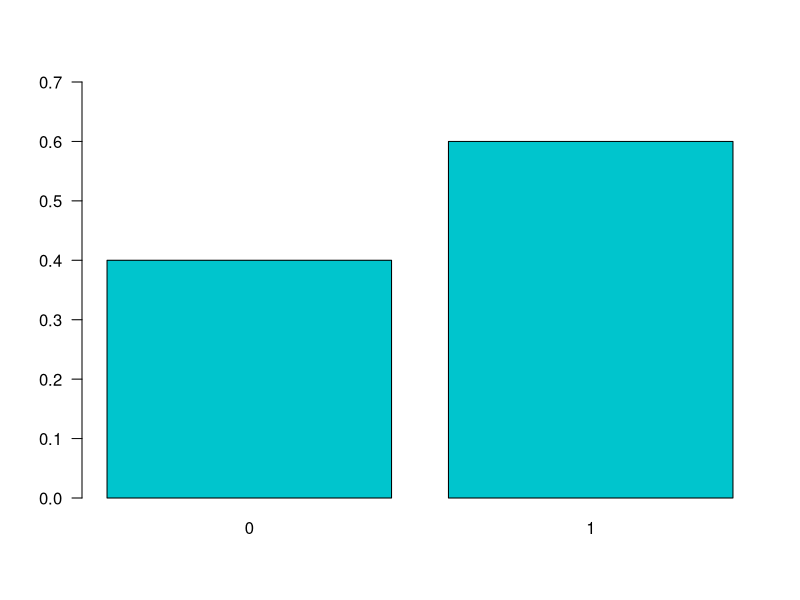
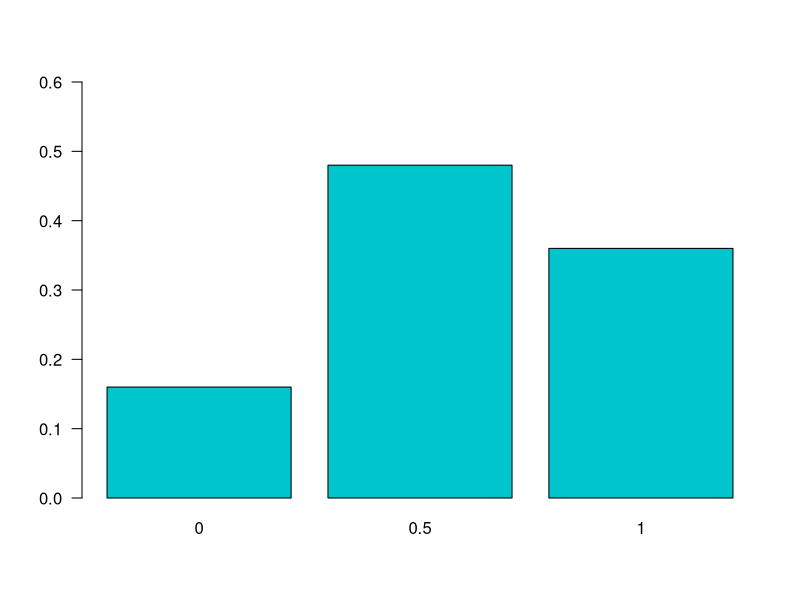
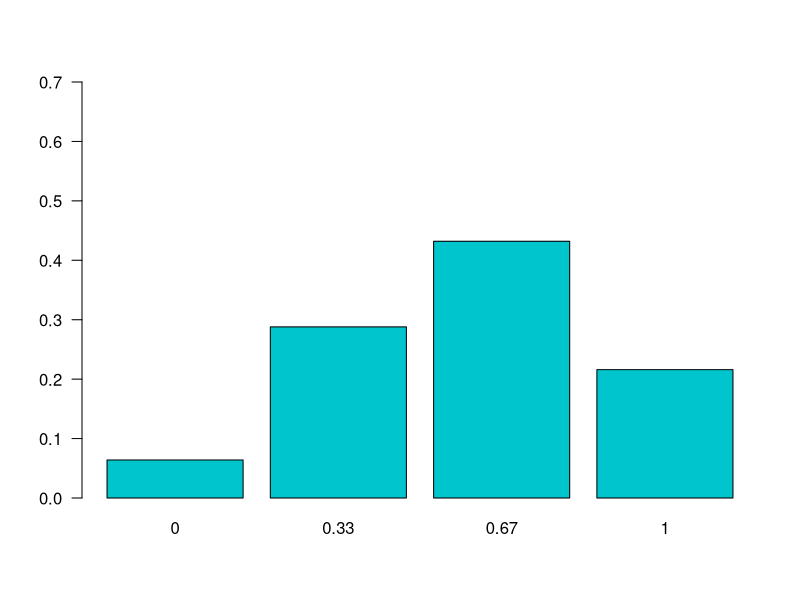
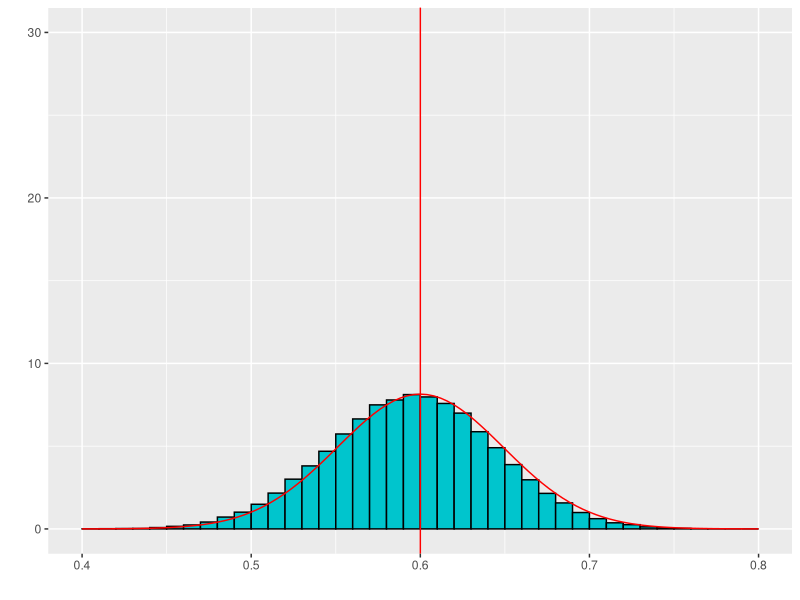

Write R code to recreate these figures, in order. (Note: this script raises an error after producing the figures.)
## ---- chunk 1
namess <- c("0","1")
barplot(c(0.4, 0.6), names.arg=namess, col="turquoise3", main="", 
            cex.lab=1.0, cex.axis=1.0, cex.names=1.0, cex.main=2, las=1,
        ylim = c(0, 0.7))
## ---- chunk 2
library(kableExtra)
aa <- expand.grid(1:5,1:5)
xx <- c(1,0,1,0,1)
phat <- unlist(apply(aa,1,function(x) mean(xx[x])))
aa$phat <- phat
#colnames(aa) <- c("Pessoa amostrada 1","Pessoa amostrada 2","$\\hat{p}$")
#kable(aa, align = 'ccc',col.names = c("Primeira pessoa", "Segunda pessoa","$\\hat{p}$"))

#library(DT)
#datatable(aa, colnames = c("Pessoa 1", "Pessoa 2", "hat{p}"))

kable(aa[1:13,], align = 'ccc', row.names = T, col.names = c("Primeira pessoa", "Segunda pessoa","$\\hat{p}$"))  %>%
  row_spec(0, align = "c") %>% 
  kable_styling(position = "left", 
                bootstrap_options = c("striped", "condensed", "bordered"), 
                font_size = 18, full_width = FALSE)
## ---- chunk 3
kable(aa[14:25,], align = 'ccc', row.names = T, col.names = c("Primeira pessoa", "Segunda pessoa","$\\hat{p}$"))  %>%
  row_spec(0, align = "c") %>% 
  kable_styling(position = "left", 
                bootstrap_options = c("striped", "condensed", "bordered"), 
                font_size = 18, full_width = FALSE)
## ---- chunk 4
ff <- as.data.frame(table(aa$phat))
ff$Prop=ff$Freq/(sum(ff$Freq))
kable(ff[, c(1,3)], align = 'cc', col.names = c("$x$", "$P(\\hat{p}=x)$")) %>%
  row_spec(0, align = "c") %>% 
  kable_styling(position = "left", 
                bootstrap_options = c("striped", "condensed", "bordered"), 
                font_size = 18, full_width = FALSE)
## ---- chunk 5
namess <- as.character(round(as.numeric(as.character(ff$Var1)),2))
barplot(ff$Prop, names.arg=namess, col="turquoise3", main="", 
            cex.lab=1.0, cex.axis=1.0, cex.names=1.0, cex.main=2, las=1,
        ylim = c(0, 0.6))
## ---- chunk 6
library(kableExtra)
aa <- expand.grid(1:5,1:5,1:5)
xx <- c(1,0,1,0,1)
phat <- unlist(apply(aa,1,function(x) mean(xx[x])))
aa$phat <- round(phat,3)
#colnames(aa) <- c("Pessoa amostrada 1","Pessoa amostrada 2","$\\hat{p}$")
#kable(aa[1:25,],align = 'ccc',col.names = c("Pessoa amostrada 1","Pessoa amostrada 2","Pessoa amostrada 3","$\\hat{p}$"))

#datatable(aa, colnames = c("Pessoa amostrada 1","Pessoa amostrada 2", "Pessoa amostrada 3", "hat{p}"))

kable(aa[1:13,], align = 'ccc', row.names = T, col.names = c("Pessoa 1","Pessoa 2", "Pessoa 3", "$\\hat{p}$"))  %>%
  row_spec(0, align = "c") %>% 
  kable_styling(position = "left", 
                bootstrap_options = c("striped", "condensed", "bordered"), 
                font_size = 18, full_width = FALSE)
## ---- chunk 7
kable(aa[14:26,], align = 'ccc', row.names = T, col.names = c("Pessoa 1","Pessoa 2", "Pessoa 3", "$\\hat{p}$"))  %>%
  row_spec(0, align = "c") %>% 
  kable_styling(position = "left", 
                bootstrap_options = c("striped", "condensed", "bordered"), 
                font_size = 18, full_width = FALSE)
## ---- chunk 8
kable(aa[27:40,], align = 'ccc', row.names = T, col.names = c("Pessoa 1","Pessoa 2", "Pessoa 3", "$\\hat{p}$"))  %>%
  row_spec(0, align = "c") %>% 
  kable_styling(position = "left", 
                bootstrap_options = c("striped", "condensed", "bordered"), 
                font_size = 18, full_width = FALSE)
## ---- chunk 9
kable(aa[41:54,], align = 'ccc', row.names = T, col.names = c("Pessoa 1","Pessoa 2", "Pessoa 3", "$\\hat{p}$"))  %>%
  row_spec(0, align = "c") %>% 
  kable_styling(position = "left", 
                bootstrap_options = c("striped", "condensed", "bordered"), 
                font_size = 18, full_width = FALSE)
## ---- chunk 10
kable(aa[55:68,], align = 'ccc', row.names = T, col.names = c("Pessoa 1","Pessoa 2", "Pessoa 3", "$\\hat{p}$"))  %>%
  row_spec(0, align = "c") %>% 
  kable_styling(position = "left", 
                bootstrap_options = c("striped", "condensed", "bordered"), 
                font_size = 18, full_width = FALSE)
## ---- chunk 11
kable(aa[69:82,], align = 'ccc', row.names = T, col.names = c("Pessoa 1","Pessoa 2", "Pessoa 3", "$\\hat{p}$"))  %>%
  row_spec(0, align = "c") %>% 
  kable_styling(position = "left", 
                bootstrap_options = c("striped", "condensed", "bordered"), 
                font_size = 18, full_width = FALSE)
## ---- chunk 12
kable(aa[83:96,], align = 'ccc', row.names = T, col.names = c("Pessoa 1","Pessoa 2", "Pessoa 3", "$\\hat{p}$"))  %>%
  row_spec(0, align = "c") %>% 
  kable_styling(position = "left", 
                bootstrap_options = c("striped", "condensed", "bordered"), 
                font_size = 18, full_width = FALSE)
## ---- chunk 13
kable(aa[97:110,], align = 'ccc', row.names = T, col.names = c("Pessoa 1","Pessoa 2", "Pessoa 3", "$\\hat{p}$"))  %>%
  row_spec(0, align = "c") %>% 
  kable_styling(position = "left", 
                bootstrap_options = c("striped", "condensed", "bordered"), 
                font_size = 18, full_width = FALSE)
## ---- chunk 14
kable(aa[111:125,], align = 'ccc', row.names = T, col.names = c("Pessoa 1","Pessoa 2", "Pessoa 3", "$\\hat{p}$"))  %>%
  row_spec(0, align = "c") %>% 
  kable_styling(position = "left", 
                bootstrap_options = c("striped", "condensed", "bordered"), 
                font_size = 18, full_width = FALSE)
## ---- chunk 15
ff <- as.data.frame(table(aa$phat))
ff$Prop=round(ff$Freq/(sum(ff$Freq)),3)
kable(ff[,c(1,3)], align = 'cc', col.names = c("$x$","$P(\\hat{p}=x)$")) %>%
  row_spec(0, align = "c") %>% 
  kable_styling(position = "left", 
                bootstrap_options = c("striped", "condensed", "bordered"), 
                font_size = 18, full_width = FALSE)
## ---- chunk 16
namess <- as.character(round(as.numeric(as.character(ff$Var1)),2))
barplot(ff$Prop, names.arg=namess, col="turquoise3", main="", 
            cex.lab=1.0, cex.axis=1.0, cex.names=1.0, cex.main=2, las=1,
        ylim = c(0, 0.7))
## ---- chunk 17
N=1000000
n=100
n1 = ceiling(N*.6)
n2= N-n1
xx <- c(rep(1,n1),rep(0,n2))
B=100000
bb <- matrix(NA,nrow=B,ncol=n)
for (i in 1:B)
{
  bb[i,] <- sample(1:N,n,replace=TRUE)
}
phat <- unlist(apply(bb,1,function(x) mean(xx[x])))
aa <- data.frame(bb)
aa$phat <- round(phat,3)
## ---- chunk 18
ff <- as.data.frame(table(aa$phat))
ff$Prop=round(ff$Freq/(sum(ff$Freq)),3)
## ---- chunk 19
library(ggplot2)
df <- data.frame(PF = aa$phat)
ggplot(df, aes(x = PF)) + 
    geom_histogram(aes(y =..density..),
                   breaks = seq(min(aa$phat), max(aa$phat), by = .01), 
                   colour = "black", 
                   fill = "turquoise3") +  geom_vline(xintercept=0.6, color="red") + 
stat_function(fun = dnorm, args = list(mean = 0.6, sd = sqrt(0.6*.4/n)),col="red") + xlab(" ") + ylab(" ") + ylim(0, 30) + xlim(0.4, 0.8)
## ---- chunk 20
N=1000000
n=1000
n1 = ceiling(N*.6)
n2= N-n1
xx <- c(rep(1,n1),rep(0,n2))
B=100000
bb <- matrix(NA,nrow=B,ncol=n)
for (i in 1:B)
{
  bb[i,] <- sample(1:N,n,replace=TRUE)
}
phat <- unlist(apply(bb,1,function(x) mean(xx[x])))
aa <- data.frame(bb)
aa$phat <- round(phat,3)
## ---- chunk 21
ff <- as.data.frame(table(aa$phat))
ff$Prop=round(ff$Freq/(sum(ff$Freq)),3)
## ---- chunk 22
df <- data.frame(PF = aa$phat)
ggplot(df, aes(x = PF)) + 
    geom_histogram(aes(y =..density..),
                   breaks = seq(min(aa$phat), max(aa$phat), by = .003), 
                   colour = "black", 
                   fill = "turquoise3") +  geom_vline(xintercept=0.6, color="red") +
stat_function(fun = dnorm, args = list(mean = 0.6, sd = sqrt(0.6*.4/n)),col="red") + xlab(" ") + ylab(" ") + ylim(0,30)+xlim(0.4,0.8)
## ---- chunk 23
par(mfrow=c(1, 2), mar = c(4, 3, 2, 1))
barplot(c(0.4, 0.6), las = 1, col = "turquoise3", ylim = c(0, 1), width = 0.25,
        names.arg = c(0, 1), 
        main = "", xlab = "X", ylab = "", xlim = c(0, 1))
barplot(c(0.36, 0.48, 0.16), las = 1, col = "turquoise3", 
        names.arg = c("0", "1/2", "1"), 
        main = " ", 
        xlab = bquote("" * hat(p) * "") , ylab = "", ylim = c(0, 1), )
## ---- chunk 24
n = 3
p = 0.6

par(mfrow=c(1, 2), mar = c(4, 3, 2, 1))
barplot(c(1-p, p), las = 1, col = "turquoise3", ylim = c(0, .8), width = 0.25, 
        names.arg = c(0, 1), 
        main = "Bernoulli(p=0.3)", xlab = "X", ylab = "", xlim = c(0, 1))
barplot(dbinom(0:n, n, p), las = 1, col = "turquoise3", 
        names.arg = c("0", "1/3", "2/3", "1"), 
        main = "Distribuição Amostral", 
        xlab = bquote("" * hat(p) * "") , ylab = "", ylim = c(0, .6))
## ---- chunk 25
n=30
B=100000
bb <- matrix(NA,nrow=B,ncol=n)
for (i in 1:B)
{
  bb[i,] <- rbinom(n,1,0.6)
}
phat <- rowMeans(bb)
aa <- data.frame(bb)
aa$phat <- round(phat,3)
## ---- chunk 26
df <- data.frame(PF = aa$phat)
ggplot(df, aes(x = PF)) + 
    geom_histogram(aes(y =..density..),
                   breaks = seq(min(aa$phat), max(aa$phat), by = .035), 
                   colour = "black", 
                   fill = "turquoise3") +  geom_vline(xintercept=0.6, color="red") +
stat_function(fun = dnorm, args = list(mean = 0.6, sd = sqrt(0.6*.4/n)),col="red") + xlab(" ") + ylab(" ") + ylim(0,30)+xlim(0.4,0.8)
## ---- chunk 27
n=100
B=100000
bb <- matrix(NA,nrow=B,ncol=n)
for (i in 1:B)
{
  bb[i,] <- rbinom(n,1,0.6)
}
phat <- rowMeans(bb)
aa <- data.frame(bb)
aa$phat <- round(phat,3)
## ---- chunk 28
df <- data.frame(PF = aa$phat)
ggplot(df, aes(x = PF)) + 
    geom_histogram(aes(y =..density..),
                   breaks = seq(min(aa$phat), max(aa$phat), by = .01), 
                   colour = "black", 
                   fill = "turquoise3") +  geom_vline(xintercept=0.6, color="red") +
stat_function(fun = dnorm, args = list(mean = 0.6, sd = sqrt(0.6*.4/n)),col="red") + xlab(" ") + ylab(" ") + ylim(0,30)+xlim(0.4,0.8)
## ---- chunk 29
n=1000
B=100000
bb <- matrix(NA,nrow=B,ncol=n)
for (i in 1:B)
{
  bb[i,] <- rbinom(n,1,0.6)
}
phat <- rowMeans(bb)
aa <- data.frame(bb)
aa$phat <- round(phat,3)
## ---- chunk 30
df <- data.frame(PF = aa$phat)
ggplot(df, aes(x = PF)) + 
    geom_histogram(aes(y =..density..),
                   breaks = seq(min(aa$phat), max(aa$phat), by = .005), 
                   colour = "black", 
                   fill = "turquoise3") +  geom_vline(xintercept=0.6, color="red") +
stat_function(fun = dnorm, args = list(mean = 0.6, sd = sqrt(0.6*.4/n)),col="red") + xlab(" ") + ylab(" ") + ylim(0,30)+xlim(0.4,0.8)
## ---- chunk 31
namess <- c("1000","2000","3000","4000","5000")
barplot(c(rep(1/5,5)), names.arg=namess, col="turquoise3", main="", 
            cex.lab=1.0, cex.axis=1.0, cex.names=1.0, cex.main=2, las=2)
## ---- chunk 32
library(kableExtra)
aa <- expand.grid(1:5,1:5)
xx <- c(1000,2000,3000,4000,5000)
phat <- unlist(apply(aa,1,function(x) mean(xx[x])))
aa$phat <- phat
#kable(aa,align = 'ccc',col.names = c("Primeira pessoa","Segunda pessoa","$\\bar{X}$"))

#datatable(aa, colnames = c("Primeira pessoa","Segunda pessoa", "bar{X}"))

kable(aa[1:13,], align = 'ccc', row.names = T, col.names = c("Primeira pessoa","Segunda pessoa","$\\bar{X}$"))  %>%
  row_spec(0, align = "c") %>% 
  kable_styling(position = "left", 
                bootstrap_options = c("striped", "condensed", "bordered"), 
                font_size = 18, full_width = FALSE)
## ---- chunk 33
kable(aa[14:25,], align = 'ccc', row.names = T, col.names = c("Primeira pessoa","Segunda pessoa","$\\bar{X}$"))  %>%
  row_spec(0, align = "c") %>% 
  kable_styling(position = "left", 
                bootstrap_options = c("striped", "condensed", "bordered"), 
                font_size = 18, full_width = FALSE)
## ---- chunk 34
ff <- as.data.frame(table(aa$phat))
ff$Prop=ff$Freq/(sum(ff$Freq))
kable(ff[,c(1,3)],align = 'cc',col.names = c("$x$","$P(\\bar{X}=x)$")) %>%
  row_spec(0, align = "c")  %>% 
  kable_styling(position = "left", 
                bootstrap_options = c("striped", "condensed", "bordered"), 
                font_size = 18, full_width = FALSE)
esp <- sum(as.numeric(as.character(ff$Var1))*ff$Prop)
vari <- sum( ((as.numeric(as.character(ff$Var1)) - esp )^2)*ff$Prop)
## ---- chunk 35
namess <- as.character(round(as.numeric(as.character(ff$Var1)),2))
barplot(ff$Prop, names.arg=namess, col="turquoise3", main="", 
            cex.lab=1.0, cex.axis=1.0, cex.names=1.0, cex.main=2, las=2)
## ---- chunk 36
library(kableExtra)
aa <- expand.grid(1:5,1:5,1:5)
xx <- c(1000,2000,3000,4000,5000)
phat <- unlist(apply(aa,1,function(x) mean(xx[x])))
aa$phat <- round(phat,3)
#colnames(aa) <- c("Pessoa amostrada 1","Pessoa amostrada 2","$\\hat{p}$")
#kable(aa[1:25,],align = 'ccc',col.names = c("Pessoa amostrada 1","Pessoa amostrada 2","Pessoa amostrada 3","$\\bar{X}$"))

#datatable(aa, colnames = c("Pessoa amostrada 1","Pessoa amostrada 2","Pessoa amostrada 3", "bar{X}"))

kable(aa[1:13,], align = 'ccc', row.names = T, col.names = c("Pessoa amostrada 1","Pessoa amostrada 2","Pessoa amostrada 3","$\\bar{X}$"))  %>%
  row_spec(0, align = "c") %>% 
  kable_styling(position = "left", 
                bootstrap_options = c("striped", "condensed", "bordered"), 
                font_size = 18, full_width = FALSE)
## ---- chunk 37
kable(aa[14:26,], align = 'ccc', row.names = T, col.names = c("Pessoa amostrada 1","Pessoa amostrada 2","Pessoa amostrada 3","$\\bar{X}$"))  %>%
  row_spec(0, align = "c") %>% 
  kable_styling(position = "left", 
                bootstrap_options = c("striped", "condensed", "bordered"), 
                font_size = 18, full_width = FALSE)
## ---- chunk 38
kable(aa[27:40,], align = 'ccc', row.names = T, col.names = c("Pessoa amostrada 1","Pessoa amostrada 2","Pessoa amostrada 3","$\\bar{X}$"))  %>%
  row_spec(0, align = "c") %>% 
  kable_styling(position = "left", 
                bootstrap_options = c("striped", "condensed", "bordered"), 
                font_size = 18, full_width = FALSE)
## ---- chunk 39
kable(aa[41:54,], align = 'ccc', row.names = T, col.names = c("Pessoa amostrada 1","Pessoa amostrada 2","Pessoa amostrada 3","$\\bar{X}$"))  %>%
  row_spec(0, align = "c") %>% 
  kable_styling(position = "left", 
                bootstrap_options = c("striped", "condensed", "bordered"), 
                font_size = 18, full_width = FALSE)
## ---- chunk 40
kable(aa[55:68,], align = 'ccc', row.names = T, col.names = c("Pessoa amostrada 1","Pessoa amostrada 2","Pessoa amostrada 3","$\\bar{X}$"))  %>%
  row_spec(0, align = "c") %>% 
  kable_styling(position = "left", 
                bootstrap_options = c("striped", "condensed", "bordered"), 
                font_size = 18, full_width = FALSE)
## ---- chunk 41
kable(aa[69:82,], align = 'ccc', row.names = T, col.names = c("Pessoa amostrada 1","Pessoa amostrada 2","Pessoa amostrada 3","$\\bar{X}$"))  %>%
  row_spec(0, align = "c") %>% 
  kable_styling(position = "left", 
                bootstrap_options = c("striped", "condensed", "bordered"), 
                font_size = 18, full_width = FALSE)
## ---- chunk 42
kable(aa[83:96,], align = 'ccc', row.names = T, col.names = c("Pessoa amostrada 1","Pessoa amostrada 2","Pessoa amostrada 3","$\\bar{X}$"))  %>%
  row_spec(0, align = "c") %>% 
  kable_styling(position = "left", 
                bootstrap_options = c("striped", "condensed", "bordered"), 
                font_size = 18, full_width = FALSE)
## ---- chunk 43
kable(aa[97:110,], align = 'ccc', row.names = T, col.names = c("Pessoa amostrada 1","Pessoa amostrada 2","Pessoa amostrada 3","$\\bar{X}$"))  %>%
  row_spec(0, align = "c") %>% 
  kable_styling(position = "left", 
                bootstrap_options = c("striped", "condensed", "bordered"), 
                font_size = 18, full_width = FALSE)
## ---- chunk 44
kable(aa[111:125,], align = 'ccc', row.names = T, col.names = c("Pessoa amostrada 1","Pessoa amostrada 2","Pessoa amostrada 3","$\\bar{X}$"))  %>%
  row_spec(0, align = "c") %>% 
  kable_styling(position = "left", 
                bootstrap_options = c("striped", "condensed", "bordered"), 
                font_size = 18, full_width = FALSE)
## ---- chunk 45
ff <- as.data.frame(table(aa$phat))
ff$Prop=round(ff$Freq/(sum(ff$Freq)),3)
kable(ff[,c(1,3)],align = 'cc', col.names = c("$x$","$P(\\bar{X}=x)$")) %>%
  row_spec(0, align = "c") %>% 
  kable_styling(position = "left", 
                bootstrap_options = c("striped", "condensed", "bordered"), 
                font_size = 18, full_width = FALSE)
esp <- sum(as.numeric(as.character(ff$Var1))*ff$Prop)
vari <- sum( ((as.numeric(as.character(ff$Var1)) - esp )^2)*ff$Prop)
## ---- chunk 46
namess <- as.character(round(as.numeric(as.character(ff$Var1)),2))
barplot(ff$Prop, names.arg=namess, col="turquoise3", main="", 
            cex.lab=1.0, cex.axis=1.0, cex.names=1.0, cex.main=2, las=2)
## ---- chunk 47
N=1000000
n=100
xx <- c(rep(1000,N/5),rep(2000,N/5),rep(3000,N/5),rep(4000,N/5),rep(5000,N/5))
mu=mean(xx)
vari = var(xx) * (N-1)/N
B=100000
bb <- matrix(NA,nrow=B,ncol=n)
for (i in 1:B)
{
  bb[i,] <- sample(1:N,n,replace=TRUE)
}
phat <- unlist(apply(bb,1,function(x) mean(xx[x])))
aa <- data.frame(bb)
aa$phat <- round(phat,3)
## ---- chunk 48
ff <- as.data.frame(table(aa$phat))
ff$Prop=round(ff$Freq/(sum(ff$Freq)),3)
## ---- chunk 49
library(ggplot2)
df <- data.frame(PF = aa$phat)
ggplot(df, aes(x = PF)) + 
    geom_histogram(aes(y =..density..),
                   breaks = seq(min(aa$phat), max(aa$phat), by = 10), 
                   colour = "black", 
                   fill = "turquoise3") +  geom_vline(xintercept=mu, color="red") + 
stat_function(fun = dnorm, args = list(mean = mu, sd = sqrt(vari/n)),col="red") + xlab(" ") + ylab(" ") + ylim(0,0.01) + xlim(2400,3600)
## ---- chunk 50
N=1000000
n=1000
xx <- c(rep(1000,N/5),rep(2000,N/5),rep(3000,N/5),rep(4000,N/5),rep(5000,N/5))
mu=mean(xx)
vari = var(xx) * (N-1)/N
B=100000
bb <- matrix(NA,nrow=B,ncol=n)
for (i in 1:B)
{
  bb[i,] <- sample(1:N,n,replace=TRUE)
}
phat <- unlist(apply(bb,1,function(x) mean(xx[x])))
aa <- data.frame(bb)
aa$phat <- round(phat,3)
## ---- chunk 51
ff <- as.data.frame(table(aa$phat))
ff$Prop=round(ff$Freq/(sum(ff$Freq)),3)
## ---- chunk 52
df <- data.frame(PF = aa$phat)
ggplot(df, aes(x = PF)) + 
    geom_histogram(aes(y =..density..),
                   breaks = seq(min(aa$phat), max(aa$phat), by = 10), 
                   colour = "black", 
                   fill = "turquoise3") +  geom_vline(xintercept=mu, color="red") +
stat_function(fun = dnorm, args = list(mean = mu, sd = sqrt(vari/n)),col="red") + xlab(" ") + ylab(" ") + ylim(0,0.01) + xlim(2400,3600)
## ---- chunk 53
namess <- c("1000","2000","3000","4000","5000")
barplot(c(rep(1/5,5)), names.arg=namess, col="turquoise3", main="", 
            cex.lab=1.0, cex.axis=1.0, cex.names=1.0, cex.main=2, las=2)
## ---- chunk 54
n=30
B=100000
bb <- matrix(NA,nrow=B,ncol=n)
for (i in 1:B)
{
  bb[i,] <- sample(x=c(1000,2000,3000,4000,5000),size=n,replace=TRUE)
}
phat <- rowMeans(bb)

aa <- data.frame(bb)
aa$phat <- round(phat,3)
mu=mean(c(1000,2000,3000,4000,5000))
vari = var(c(1000,2000,3000,4000,5000)) * (4/5)
## ---- chunk 55
df <- data.frame(PF = aa$phat)
ggplot(df, aes(x = PF)) + 
    geom_histogram(aes(y =..density..),
                   breaks = seq(min(aa$phat), max(aa$phat), by = 33), 
                   colour = "black", 
                   fill = "turquoise3") +  geom_vline(xintercept=mu, color="red") +
stat_function(fun = dnorm, args = list(mean = mu, sd = sqrt(vari/n)),col="red") + xlab(" ") + ylab(" ") + ylim(0,0.01)+xlim(2000,4000)
## ---- chunk 56
n=100
B=100000
bb <- matrix(NA,nrow=B,ncol=n)
for (i in 1:B)
{
  bb[i,] <- sample(x=c(1000,2000,3000,4000,5000),size=n,replace=TRUE)
}
phat <- rowMeans(bb)

aa <- data.frame(bb)
aa$phat <- round(phat,3)
mu=mean(c(1000,2000,3000,4000,5000))
vari = var(c(1000,2000,3000,4000,5000)) * (4/5)
## ---- chunk 57
df <- data.frame(PF = aa$phat)
ggplot(df, aes(x = PF)) + 
    geom_histogram(aes(y =..density..),
                   breaks = seq(min(aa$phat), max(aa$phat), by = 10), 
                   colour = "black", 
                   fill = "turquoise3") +  geom_vline(xintercept=mu, color="red") +
stat_function(fun = dnorm, args = list(mean = mu, sd = sqrt(vari/n)),col="red") + xlab(" ") + ylab(" ") + ylim(0,0.01)+xlim(2000,4000)
## ---- chunk 58
n=1000
B=100000
bb <- matrix(NA,nrow=B,ncol=n)
for (i in 1:B)
{
  bb[i,] <- sample(x=c(1000,2000,3000,4000,5000),size=n,replace=TRUE)
}
phat <- rowMeans(bb)

aa <- data.frame(bb)
aa$phat <- round(phat,3)
## ---- chunk 59
df <- data.frame(PF = aa$phat)
ggplot(df, aes(x = PF)) + 
    geom_histogram(aes(y =..density..),
                   breaks = seq(min(aa$phat), max(aa$phat), by = 10), 
                   colour = "black", 
                   fill = "turquoise3") +  geom_vline(xintercept=mu, color="red") +
stat_function(fun = dnorm, args = list(mean = mu, sd = sqrt(vari/n)),col="red") + xlab(" ") + ylab(" ") + ylim(0,0.01)+xlim(2000,4000)
## ---- chunk 60
B=100000
mu=3.5
vari = 17.5/6
